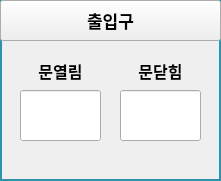
    <widget class="QFrame" name="FRAME_DOOR">
     <property name="geometry">
      <rect>
       <x>460</x>
       <y>610</y>
       <width>221</width>
       <height>181</height>
      </rect>
     </property>
     <property name="styleSheet">
      <string notr="true">QFrame { 
   border: 2px solid #2E92AB 
} </string>
     </property>
     <property name="frameShape">
      <enum>QFrame::StyledPanel</enum>
     </property>
     <property name="frameShadow">
      <enum>QFrame::Raised</enum>
     </property>
     <widget class="QPushButton" name="BTN_DEV_INFO_DOOR">
      <property name="geometry">
       <rect>
        <x>0</x>
        <y>0</y>
        <width>221</width>
        <height>41</height>
       </rect>
      </property>
      <property name="font">
       <font>
        <pointsize>13</pointsize>
        <weight>75</weight>
        <bold>true</bold>
       </font>
      </property>
      <property name="text">
       <string>출입구</string>
      </property>
     </widget>
     <widget class="QLabel" name="label_129">
      <property name="geometry">
       <rect>
        <x>120</x>
        <y>60</y>
        <width>81</width>
        <height>21</height>
       </rect>
      </property>
      <property name="font">
       <font>
        <pointsize>12</pointsize>
        <weight>75</weight>
        <bold>true</bold>
       </font>
      </property>
      <property name="styleSheet">
       <string notr="true">QLabel{ 
   border: 0px solid
} </string>
      </property>
      <property name="text">
       <string>문닫힘</string>
      </property>
      <property name="alignment">
       <set>Qt::AlignCenter</set>
      </property>
     </widget>
     <widget class="QLineEdit" name="LE_DOOR_CLOSED">
      <property name="geometry">
       <rect>
        <x>120</x>
        <y>90</y>
        <width>81</width>
        <height>51</height>
       </rect>
      </property>
      <property name="font">
       <font>
        <pointsize>8</pointsize>
       </font>
      </property>
      <property name="readOnly">
       <bool>true</bool>
      </property>
     </widget>
     <widget class="QLabel" name="label_130">
      <property name="geometry">
       <rect>
        <x>20</x>
        <y>60</y>
        <width>81</width>
        <height>21</height>
       </rect>
      </property>
      <property name="font">
       <font>
        <pointsize>12</pointsize>
        <weight>75</weight>
        <bold>true</bold>
       </font>
      </property>
      <property name="styleSheet">
       <string notr="true">QLabel{ 
   border: 0px solid
} </string>
      </property>
      <property name="text">
       <string>문열림</string>
      </property>
      <property name="alignment">
       <set>Qt::AlignCenter</set>
      </property>
     </widget>
     <widget class="QLineEdit" name="LE_DOOR_OPENED">
      <property name="geometry">
       <rect>
        <x>20</x>
        <y>90</y>
        <width>81</width>
        <height>51</height>
       </rect>
      </property>
      <property name="font">
       <font>
        <pointsize>8</pointsize>
       </font>
      </property>
      <property name="readOnly">
       <bool>true</bool>
      </property>
     </widget>
    </widget>
